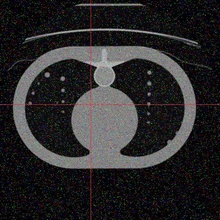
%> input picture phatom dataset/1.jpg, 220 x 220 px, shrunk from 512 x 512 before the run
$ octave --eval "Assignment;"   (GNU Octave 9; MATLAB toolbox functions it lacks are replaced by stand-ins)
%> lines starting %> are read from the running program, lines starting %| are printed output that depends on the picture; in (x1, y1, x2, y2) boxes, pixels count from 0 and x2, y2 are one past the last pixel; in counts of white or black regions, pixels touching at a corner belong together; the program's own positions count from 1
### lungAnalysis.m
function [] = lungAnalysis( input )
%> called with input = '1.jpg'
%LUNGANALYSIS Takes a lung section x-ray and idenfies tumours.
% Takes a lung section xray image and counts and highlights cuircular
% tumors in the lung sections.

%---Task 1 - Removes Noise
    input_image = imread(input);                                        % Reads the image.
%> input_image is the input picture: size 220x220x3 uint8; mean R, G, B 41.9, 40.4, 41.6
    gray_image = rgb2gray(input_image);                                 % Convers the image to grayscale.
    i = Medium(gray_image, 3);                                          % Applies a Medium filter to the image to smoothen the image.
    i = RemoveValue(i, 210);                                            % Removes any outlying values within the image.
    i = imadjust(i,[0.16 0.6],[],0.9);                                  % Brighten the image making the tumors stand out.
    denoised_image = im2bw(i,graythresh(i));                            % Convers the image to logical based on a calculated threshold.
    denoised_image = Erode(denoised_image,strel('square',3));           % Performs a binary erode with a 3x3 square to remove noise.
    denoised_image = Dilate(denoised_image,strel('square',3));          % Performs a binary dilagte with a 3x3 squre to restore all other parts of the image.
    figure, imshow(denoised_image), title('Task 1');                    % Displays the newly denoised image.

%---Task 2 - Lung Segmentations
    lables = bwlabel(~denoised_image,4);                                % Labels all the features within the image.
    hole_image = SelectValue(lables,2) + SelectValue(lables,3);         % Selects the second and third largest features within the image.
    dilated_image = Dilate(hole_image,strel('disk',15));                % Dilates the image with a large stucturing element to close all gaps.
    circle_image = Erode(dilated_image,strel('disk',15));               % Erodes the image with the same structuing element to restore the now closed image.
    figure, imshow(circle_image), title('Task 2');                      % Displays the segmented image.

%---Task 3 - Counts Tumours
    circle_image = circle_image - hole_image;                           % Subtracks the closed image with segmented image resulting in just the tumors.
    circle_image = Erode(circle_image, strel('disk',1));                % Erodes the image removing any left over noise.
    circle_image = Dilate(circle_image, strel('disk',1));               % Dilates the image restoring featurs to the original size.
    [labels,count] = bwlabel(circle_image,4);                           % Labels the image and retuns a count of labels.
    disp(count);                                                        % Displays the count of segmented tumors.

    dots = regionprops(labels, 'centroid');                             % Finds the center of each of the positions.
    center = cat(1, dots.Centroid);                                     % Concatenate the structuing element containing the centroids into a single matrix.
    figure, imshow(input_image), title('Task 3');                       % Displays the original inputted image.
    hold on, plot(center(:,1),center(:,2), 'r+'), hold off;             % Plots the cneters of the featurs onto the origianal image with red crosses.

%---Task 4 - Segments Tumours
    edge_image = EdgeDetect(circle_image);                              % Find the edges of the segmented circles.
    edge_image = Dilate(edge_image,strel('disk',1));                    % Dilates the edges making them more visable.
    colour_circle = logical2rgb(circle_image);                          % Converts the segmented circle image to a uint8 rgb image.
    green_edge = Binary2Green(edge_image);                              % Converts the edge image into a green uint8 image.
    figure,imshow(colour_circle+green_edge), title('Task 4');           % Displays the result of adding the green edges to the segmented circles.

end

### Medium.m
function [ output_image ] = Medium( input_image, filter_size )
%> called with filter_size = 3
%MEDIUM applies a Medium filter to an image of a certain size.

    % Sets up the filter, padds the image and sets up the image.
    [m,n]=size(input_image);
%> m = 220; n = 220
    output_image = uint8(ones(m,n));
    padding = floor(filter_size/2);
    input_image=padarray(input_image,[padding,padding],'symmetric');
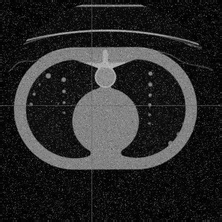
%> input_image: size 222x222 uint8; min 0, max 190, mean 40.5
    window = zeros(1,filter_size*filter_size);

    % The Goes through the image and filter applying the filter.
    for x=padding+1:m+padding
       for y=padding+1:n+padding
           i=1;
           for fx=1:filter_size
              for fy=1:filter_size
                 window(i)=input_image(x+fx-padding-1, y+fy-padding-1);
                 i=i+1;
              end
           end
           output_image(x-padding,y-padding) = median(window);
       end
    end
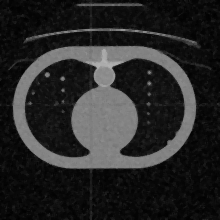
%> output_image: size 220x220 uint8; min 1, max 178, mean 39.2
%> after the loop, window = [21 17 17 13 10 10 13 10 10]

end

### RemoveValue.m
function [ input_image ] = RemoveValue( input_image, value )
%> called with value = 210
%REMOVEVALUE removes all values present within an image over an inputted
%value.

    % Gets the size of the image.
    [m,n] = size(input_image);

    %Cycles through the image and sets all elemetes over the given value to
    %the value 1.
    for i=1:m
        for j=1:n
            if input_image(i,j) >= value
                input_image(i,j) = 1;
            end
        end
    end
%> in lungAnalysis, `i = imadjust(i,[0.16 0.6],[],0.9);`:
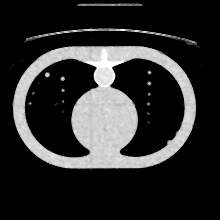
%> i: size 220x220 uint8; min 0, max 255, mean 44.7
%> in lungAnalysis, `denoised_image = im2bw(i,graythresh(i));`:
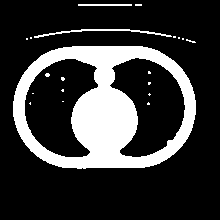
%> denoised_image: size 220x220 logical; 21.4% white; 20 white regions (17 under 20 px), largest, box (x1, y1, x2, y2) and area: (13, 46, 196, 169) 9868, (34, 29, 172, 38) 278, (78, 4, 132, 6) 108

end

### Erode.m
function [ output_image ] = Erode( input_image, structure )
%ERODE Erodes a binary image based on a sturturing element.
%   Takes a logical image and a structuring element to erode the image
%   acording to the structung element.

    % Sets the sizes of the images and padds the images.
    input_image=uint8(input_image);
%> the run ends on the next line
    se = structure.getnhood();
    [sem, sen] = size(se);
    [m,n] = size(input_image);
    padding = floor(sem/2);
    output_image = false(m,n);
    input_image = padarray(input_image,[padding,padding],'symmetric');

    % Cycles through the image and strutureing element.
    for i=padding+1:m-padding
        for j=padding+1:n-padding
            full = 1;
            for k=1:sem
                for g=1:sen
                    % If the pixel surounding the position (i,j) is 0 and
                    % the acording postion in the sturctre is 1. Set the
                    % bool to false.
                    if input_image(i,j) == 1
                        if input_image(i+k-padding-1, j+g-padding-1)==0 && se(k,g)==1
                            full = 0;
                        end
                    end
                end
            end
            % If the bool is true then the pixel is not part of the image
            % border and is added to to the output_image.
            if full
                output_image(i-padding,j-padding)=input_image(i, j);
            end
        end
    end

end

### Assignment.m
function [  ] = Assignment(  )

    lungAnalysis('1.jpg');
    lungAnalysis('2.jpg');
    lungAnalysis('3.jpg');
    lungAnalysis('4.jpg');
    lungAnalysis('5.jpg');
    lungAnalysis('6.jpg');

end
